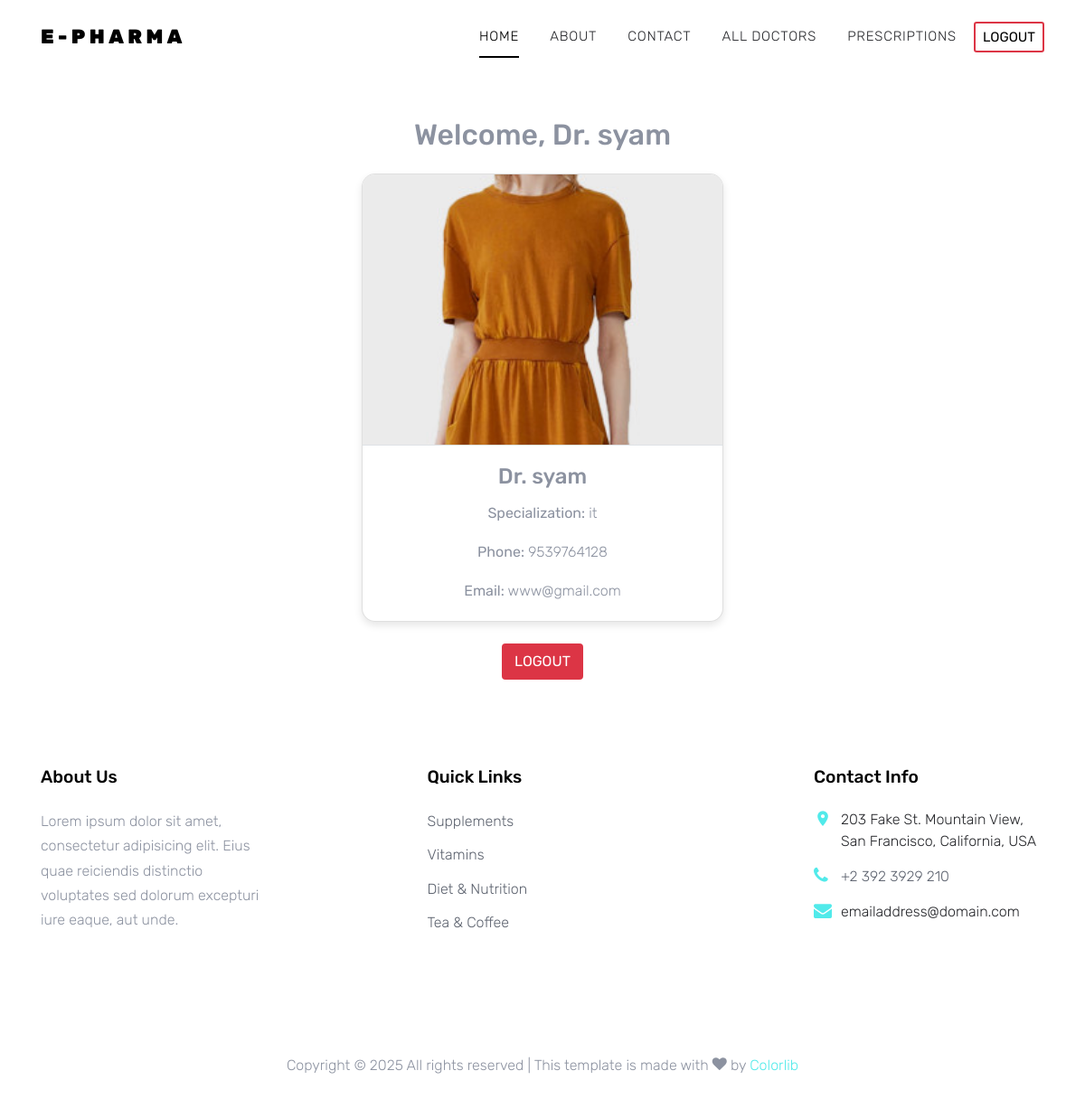
The page /doctor_dashboard/ (signed in) on the database its author committed.
### medicine/models.py (models this page shows, shortened)
class DoctorProfile(models.Model):
    user = models.OneToOneField(settings.AUTH_USER_MODEL, on_delete=models.CASCADE)
    specialization = models.CharField(max_length=100)
    phone_number = models.CharField(max_length=15)
    image = models.ImageField(upload_to='doctor_images/', null=True, blank=True)

### accounts/models.py (models this page shows)
class User(AbstractUser):
    USER_TYPE_CHOICES = (
        ('admin', 'Admin'),
        ('user','User'),
        ('pharmacists', 'Pharmacists'),
        ('doctor', 'Doctor'),
    )
    user_type = models.CharField(max_length=20, choices=USER_TYPE_CHOICES, default='user')

### medicine/views.py (the view)
# urls.py: path('doctor_dashboard/', views.doctor_dashboard, name='doctor_dashboard'),
@login_required
def doctor_dashboard(request):
    if request.user.user_type != 'doctor':
        return render(request, 'unauthorized.html')  # Optional: show if non-doctor tries to access
    doctor_profile = request.user.doctorprofile  # if OneToOneField exists
    return render(request, 'doctor_dashboard.html', {'doctor': doctor_profile})

### medicine/templates/doctor_dashboard.html (shortened to what this page needs)
<!DOCTYPE html>
{% load static %}
<html lang="en">
<head>
  <link rel="stylesheet" href="{% static 'fonts/icomoon/style.css' %}">
  <link rel="stylesheet" href="{% static 'css/bootstrap.min.css' %}">
  <link rel="stylesheet" href="{% static 'css/magnific-popup.css' %}">
  <link rel="stylesheet" href="{% static 'css/jquery-ui.css' %}">
  <link rel="stylesheet" href="{% static 'css/owl.carousel.min.css' %}">
  <link rel="stylesheet" href="{% static 'css/owl.theme.default.min.css' %}">
  <link rel="stylesheet" href="{% static 'css/aos.css' %}">
  <link rel="stylesheet" href="{% static 'css/style.css' %}">
</head>
<body>
  <div class="site-wrap">
    <div class="site-navbar py-2">
      <div class="container">
        <div class="d-flex align-items-center justify-content-between">
          <div class="logo">
            <div class="site-logo">
              <a href="{% url 'product_list' %}" class="js-logo-clone"> E-Pharma</a>
            </div>
          </div>
          <div class="main-nav d-none d-lg-block">
            <nav class="site-navigation text-right text-md-center" role="navigation">
              <ul class="site-menu js-clone-nav d-none d-lg-block">
                <li class="active"><a href="{% url 'home' %}">Home</a></li>
                <li><a href="{% url 'about' %}">About</a></li>
                <li><a href="{% url 'contact' %}">Contact</a></li>
                <li>
                  <a href="{% url 'all_doctors' %}">All doctors</a>
                </li>
                <li><a href="{% url 'view_prescriptions' %}">Prescriptions</a></li>
              <a href="{% url 'logout' %}" class="btn btn-outline-danger btn-sm">Logout</a>
              </ul>
            </nav>
          </div>
        </div>
      </div>
    </div>
<body>
    <div class="container mt-5">
        <h2 class="text-center mb-4">Welcome, Dr. {{ doctor.user.first_name }}</h2>
        <div class="card doctor-card">
            {% if doctor.image %}
                <img src="{{ doctor.image.url }}" alt="Profile Image" class="profile-img">
            {% else %}
                <img src="https://via.placeholder.com/400x300.png?text=No+Image" alt="No Image" class="profile-img">
            {% endif %}
            <div class="card-body text-center">
                <h4 class="card-title">Dr. {{ doctor.user.first_name }} {{ doctor.user.last_name }}</h4>
                <p class="card-text"><strong>Specialization:</strong> {{ doctor.specialization }}</p>
                <p class="card-text"><strong>Phone:</strong> {{ doctor.phone_number }}</p>
                <p class="card-text"><strong>Email:</strong> {{ doctor.user.email }}</p>
            </div>
        </div>
        <div class="text-center mt-4">
            <a href="{% url 'logout' %}" class="btn btn-danger">Logout</a>
        </div>
    </div>
    <footer class="site-footer">
      <div class="container">
        <div class="row">
          <div class="col-md-6 col-lg-3 mb-4 mb-lg-0">
            <div class="block-7">
              <h3 class="footer-heading mb-4">About Us</h3>
              <p>Lorem ipsum dolor sit amet, consectetur adipisicing elit. Eius quae reiciendis distinctio voluptates
                sed dolorum excepturi iure eaque, aut unde.</p>
            </div>
          </div>
          <div class="col-lg-3 mx-auto mb-5 mb-lg-0">
            <h3 class="footer-heading mb-4">Quick Links</h3>
            <ul class="list-unstyled">
              <li><a href="#">Supplements</a></li>
              <li><a href="#">Vitamins</a></li>
              <li><a href="#">Diet &amp; Nutrition</a></li>
              <li><a href="#">Tea &amp; Coffee</a></li>
            </ul>
          </div>
          <div class="col-md-6 col-lg-3">
            <div class="block-5 mb-5">
              <h3 class="footer-heading mb-4">Contact Info</h3>
              <ul class="list-unstyled">
                <li class="address">203 Fake St. Mountain View, San Francisco, California, USA</li>
                <li class="phone"><a href="tel://23923929210">+2 392 3929 210</a></li>
                <li class="email">emailaddress@domain.com</li>
              </ul>
            </div>
          </div>
        </div>
        <div class="row pt-5 mt-5 text-center">
          <div class="col-md-12">
            <p>
              Copyright &copy;
              <script>document.write(new Date().getFullYear());</script> All rights reserved | This template is made
              with <i class="icon-heart" aria-hidden="true"></i> by <a href="https://colorlib.com" target="_blank"
                class="text-primary">Colorlib</a>
            </p>
          </div>
        </div>
      </div>
    </footer>
  </div>
</body>
</html>

### static/css/style.css (style rules this page uses)
body { line-height: 1.7; color: #8c92a0; font-weight: 300; font-size: 16px; }
a { -webkit-transition: .3s all ease; -o-transition: .3s all ease; transition: .3s all ease; }
.site-wrap:before { -webkit-transition: .3s all ease-in-out; -o-transition: .3s all ease-in-out; transition: .3s all ease-in-out; background: rgba(0, 0, 0, 0.6); content: ""; position: absolute; z-index: 2000; top: 0; left: 0; right: 0; bottom: 0; opacity: 0; visibility: hidden; }
.btn { -webkit-transition: .3s all ease-in-out; -o-transition: .3s all ease-in-out; transition: .3s all ease-in-out; text-transform: uppercase; border-width: 2px; }
.site-footer { padding: 6em 0; }
.site-footer ul li { margin-bottom: 10px; }
.site-footer ul li a { color: #5c626e; }
.site-footer .footer-heading { font-size: 1.2rem; color: #000; margin-bottom: 1rem; }
.site-logo a { text-transform: uppercase; letter-spacing: .2em; font-size: 22px; color: #000 !important; font-weight: 900; }
.site-navbar { margin-bottom: 0px; z-index: 1999; position: relative; top: 0; width: 100%; background: #fff; }
.site-navbar a { color: #000; }
.site-navbar .site-navigation .site-menu { margin-left: 0; padding-left: 0; margin-bottom: 0; }
.site-navbar .site-navigation .site-menu .active > a { color: #000; position: relative; }
.site-navbar .site-navigation .site-menu .active > a:before { content: ""; position: absolute; left: 10px; right: 10px; height: 2px; background: #000; bottom: 0; }
.site-navbar .site-navigation .site-menu a { text-decoration: none !important; font-size: 15px; display: inline-block; }
.site-navbar .site-navigation .site-menu > li { display: inline-block; padding: 10px 5px; }
.site-navbar .site-navigation .site-menu > li > a { padding: 10px 10px; text-transform: uppercase; letter-spacing: .05em; color: #25262a; font-size: 15px; text-decoration: none !important; }
.site-mobile-menu .site-mobile-menu-header .site-mobile-menu-logo a { display: inline-block; text-transform: uppercase; color: #000; letter-spacing: .2em; font-size: 22px; font-weight: 900; }
.site-mobile-menu .site-nav-wrap { padding: 0; margin: 0; list-style: none; position: relative; }
.site-mobile-menu .site-nav-wrap a { padding: 10px 20px; display: block; position: relative; color: #212529; }
.site-mobile-menu .site-nav-wrap li { position: relative; display: block; }
.site-mobile-menu .site-nav-wrap li.active > a { color: #51eaea; }
.site-mobile-menu .site-nav-wrap > li { display: block; position: relative; float: left; width: 100%; }
.site-mobile-menu .site-nav-wrap > li > a { padding-left: 20px; font-size: 20px; }
.block-5 ul, .block-5 ul li { list-style: none; padding: 0; margin: 0; line-height: 1.5; }
.block-5 ul li { padding-left: 30px; position: relative; margin-bottom: 15px; color: #25262a; }
.block-5 ul li:before { top: 0; font-family: "icomoon"; content: ""; position: absolute; left: 0; font-size: 20px; line-height: 1; color: #51eaea; }
.block-5 ul li.address:before { content: "\e8b4"; }
.block-5 ul li.email:before { content: "\f0e0"; }
.block-5 ul li.phone:before { content: "\f095"; }

### medicine/templates/doctor_dashboard.html (style rules this page uses)
.doctor-card { max-width: 400px; margin: 20px auto; border-radius: 15px; overflow: hidden; box-shadow: 0 4px 8px rgba(0,0,0,0.1); }
.profile-img { width: 100%; height: 300px; object-fit: cover; border-bottom: 1px solid #dee2e6; }

### rows shown on the page
DoctorProfile: user.first_name "syam", image (picture), specialization "it", phone_number "9539764128", user.email "www@gmail.com"
